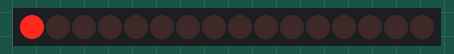
This sketch was run on a simulated Arduino Uno, built with avr-gcc and run on an emulated ATmega328P. Parts: 16 port-expander outputs drawn as a row of LEDs (first output left, lit = HIGH). Wiring (inferred from the names in the program): PCF8575 port expander at I2C address 0x20. Wiring (inferred from the signals the program sends): row of LEDs: on Q0, Q1, Q2, Q3, Q4, Q5, Q6, Q7, Q8, Q9, Q10, Q11, Q12, Q13, Q14, Q15. What the sketch prints to the serial monitor is not drawn.

Above: at 0.1 s.
At 0.9 s:
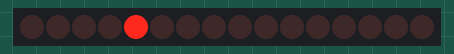
At 1.7 s:
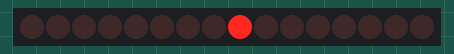
At 3.5 s:
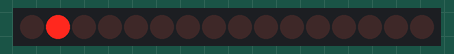
At 5.31 s:
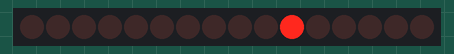
At 7.11 s:
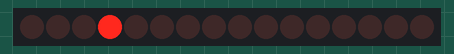
Timing chart, 0 to 7.4 s (numbered marks = the images above):
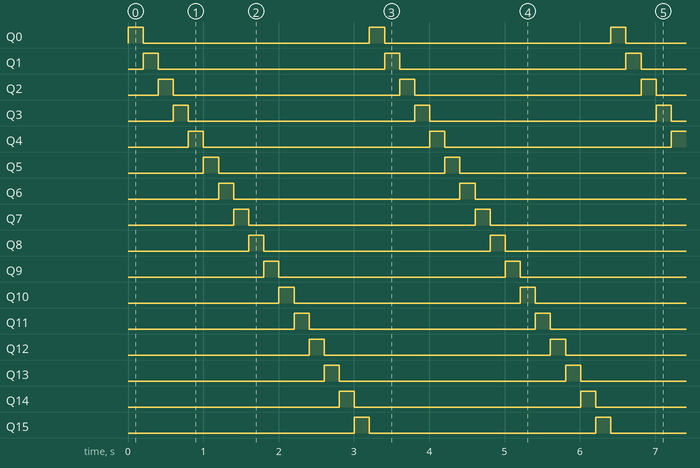

The sketch:

PCF8575_Led_rolling.ino
```cpp
#include <Wire.h>

#define PCF8575_ADDRESS  0x20
unsigned int outputs;

void setup() {

  Wire.begin();

  Serial.begin(57600);
  Serial.println("PCF8575 LED rolling demo");

  outputs = 0xFFFE;
}

void loop() {

  byte low = outputs & 0x00FF;
  byte high = outputs >> 8;
  Wire.beginTransmission(PCF8575_ADDRESS);
  Wire.write(low);
  Wire.write(high);
  Wire.endTransmission();

  if(outputs == 0x7FFF) outputs = 0xFFFE;
  else outputs = (outputs << 1) + 1;

  delay(200);
}
```

Measured:
- by itself, Q0–15: alternates HIGH for 0.20 s and LOW for 3.0 s
- by itself, everything shown: repeats every 3.2 s, in 16 steps
